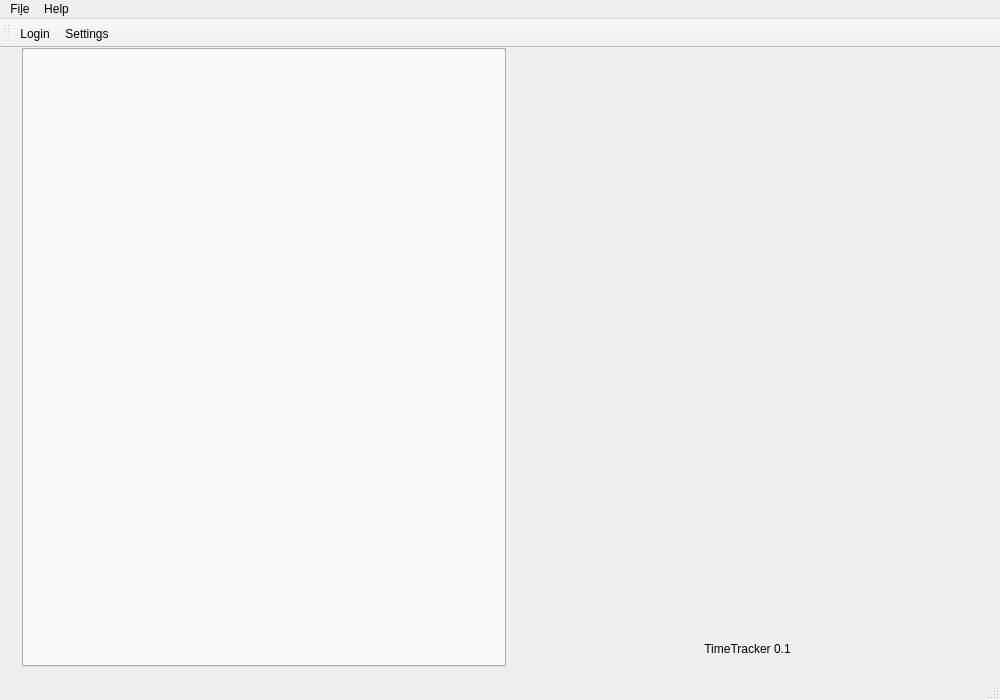
<?xml version="1.0" encoding="UTF-8"?>
<ui version="4.0">
 <class>MainWindow</class>
 <widget class="QMainWindow" name="MainWindow">
  <property name="geometry">
   <rect>
    <x>0</x>
    <y>0</y>
    <width>1000</width>
    <height>700</height>
   </rect>
  </property>
  <property name="windowTitle">
   <string>TimeTracker</string>
  </property>
  <property name="windowIcon">
   <iconset resource="appRc.qrc">
    <normaloff>:/icons/timetracker.ico</normaloff>:/icons/timetracker.ico</iconset>
  </property>
  <widget class="QWidget" name="centralWidget">
   <layout class="QHBoxLayout" name="horizontalLayout">
    <property name="spacing">
     <number>0</number>
    </property>
    <property name="leftMargin">
     <number>0</number>
    </property>
    <property name="topMargin">
     <number>0</number>
    </property>
    <item>
     <widget class="QWidget" name="navigation" native="true">
      <property name="enabled">
       <bool>false</bool>
      </property>
      <layout class="QVBoxLayout" name="verticalLayout_2"/>
     </widget>
    </item>
    <item>
     <widget class="QTabWidget" name="tabWidget">
      <property name="tabPosition">
       <enum>QTabWidget::North</enum>
      </property>
      <property name="tabShape">
       <enum>QTabWidget::Rounded</enum>
      </property>
      <property name="currentIndex">
       <number>-1</number>
      </property>
      <property name="tabsClosable">
       <bool>true</bool>
      </property>
     </widget>
    </item>
    <item>
     <widget class="QWidget" name="dashboard" native="true">
      <property name="sizePolicy">
       <sizepolicy hsizetype="Expanding" vsizetype="Expanding">
        <horstretch>0</horstretch>
        <verstretch>0</verstretch>
       </sizepolicy>
      </property>
      <layout class="QGridLayout" name="gridLayout">
       <item row="0" column="0">
        <widget class="QWidget" name="dbWidget" native="true">
         <layout class="QVBoxLayout" name="verticalLayout">
          <item>
           <widget class="QWidget" name="widget" native="true">
            <layout class="QHBoxLayout" name="horizontalLayout_2">
             <item>
              <widget class="QLabel" name="label">
               <property name="text">
                <string/>
               </property>
               <property name="pixmap">
                <pixmap resource="appRc.qrc">:/icons/login_32.png</pixmap>
               </property>
              </widget>
             </item>
             <item>
              <widget class="QLabel" name="labelUser">
               <property name="text">
                <string/>
               </property>
              </widget>
             </item>
             <item>
              <spacer name="horizontalSpacer">
               <property name="orientation">
                <enum>Qt::Horizontal</enum>
               </property>
               <property name="sizeHint" stdset="0">
                <size>
                 <width>40</width>
                 <height>20</height>
                </size>
               </property>
              </spacer>
             </item>
            </layout>
           </widget>
          </item>
         </layout>
        </widget>
       </item>
       <item row="1" column="0">
        <spacer name="verticalSpacer">
         <property name="orientation">
          <enum>Qt::Vertical</enum>
         </property>
         <property name="sizeHint" stdset="0">
          <size>
           <width>20</width>
           <height>40</height>
          </size>
         </property>
        </spacer>
       </item>
       <item row="2" column="0">
        <widget class="QLabel" name="label_2">
         <property name="text">
          <string>TimeTracker 0.1</string>
         </property>
         <property name="alignment">
          <set>Qt::AlignCenter</set>
         </property>
        </widget>
       </item>
      </layout>
     </widget>
    </item>
   </layout>
  </widget>
  <widget class="QMenuBar" name="menuBar">
   <property name="geometry">
    <rect>
     <x>0</x>
     <y>0</y>
     <width>1000</width>
     <height>20</height>
    </rect>
   </property>
   <widget class="QMenu" name="menuFile">
    <property name="title">
     <string>Fi&amp;le</string>
    </property>
    <addaction name="actionOpen_database"/>
    <addaction name="actionLogin"/>
    <addaction name="separator"/>
    <addaction name="actionExit"/>
   </widget>
   <widget class="QMenu" name="menuHelp">
    <property name="title">
     <string>Help</string>
    </property>
    <addaction name="actionAbout"/>
    <addaction name="actionAbout_Qt"/>
   </widget>
   <addaction name="menuFile"/>
   <addaction name="menuHelp"/>
  </widget>
  <widget class="QToolBar" name="mainToolBar">
   <attribute name="toolBarArea">
    <enum>TopToolBarArea</enum>
   </attribute>
   <attribute name="toolBarBreak">
    <bool>false</bool>
   </attribute>
   <addaction name="actionLogin"/>
   <addaction name="actionSettings"/>
  </widget>
  <widget class="QStatusBar" name="statusBar"/>
  <action name="actionExit">
   <property name="text">
    <string>&amp;Exit</string>
   </property>
  </action>
  <action name="actionOpen_database">
   <property name="text">
    <string>&amp;Open database...</string>
   </property>
  </action>
  <action name="actionLogin">
   <property name="icon">
    <iconset resource="appRc.qrc">
     <normaloff>:/icons/login_32.png</normaloff>:/icons/login_32.png</iconset>
   </property>
   <property name="text">
    <string>&amp;Login...</string>
   </property>
  </action>
  <action name="actionSettings">
   <property name="icon">
    <iconset resource="appRc.qrc">
     <normaloff>:/icons/settings.svg</normaloff>:/icons/settings.svg</iconset>
   </property>
   <property name="text">
    <string>Settings</string>
   </property>
   <property name="toolTip">
    <string>Settings</string>
   </property>
  </action>
  <action name="actionPost_register">
   <property name="text">
    <string>&amp;Post register</string>
   </property>
  </action>
  <action name="actionCountry_register">
   <property name="text">
    <string>&amp;Country register</string>
   </property>
  </action>
  <action name="actionAbout">
   <property name="text">
    <string>&amp;About</string>
   </property>
  </action>
  <action name="actionAbout_Qt">
   <property name="text">
    <string>About &amp;Qt</string>
   </property>
  </action>
 </widget>
 <layoutdefault spacing="6" margin="11"/>
 <resources>
  <include location="appRc.qrc"/>
 </resources>
 <connections/>
</ui>
